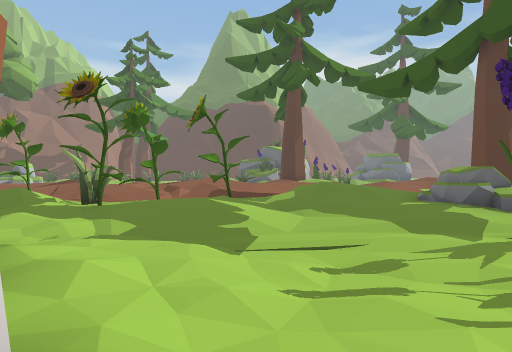
view 1 (above)

24 first-person views from a walk through a 3-D level made in the Unity game engine. The camera is 1.3 m above the floor, looks level and sees 75° across. The floor is counted in squares, 2 m on a side. Each view is taken from the middle of a square. On the plan, view 1 faces up. The plan holds only what a view shows up to about 10 squares ahead; the rest is blank. The place goes on beyond the plan. The player character is not drawn.

view 2
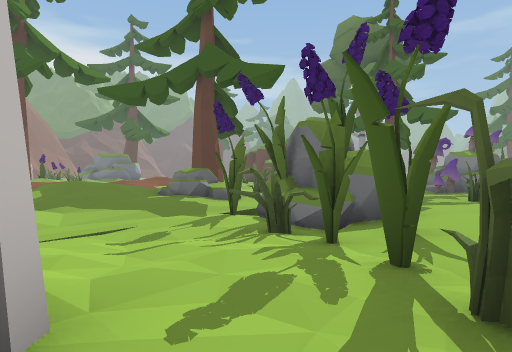

view 3
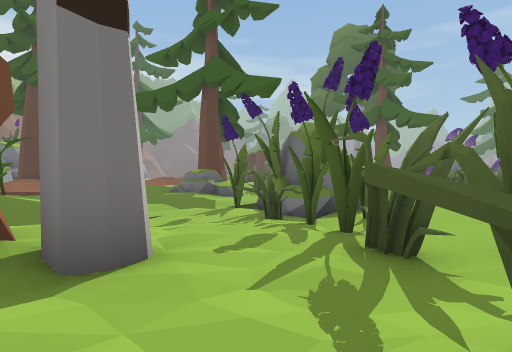

view 4
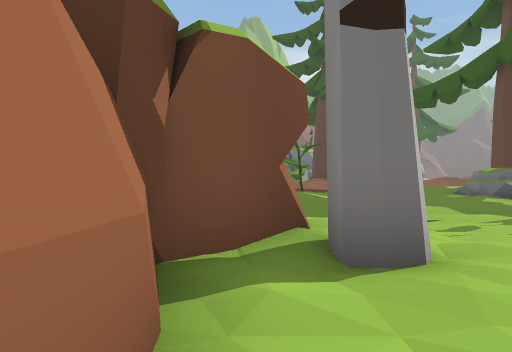

view 5
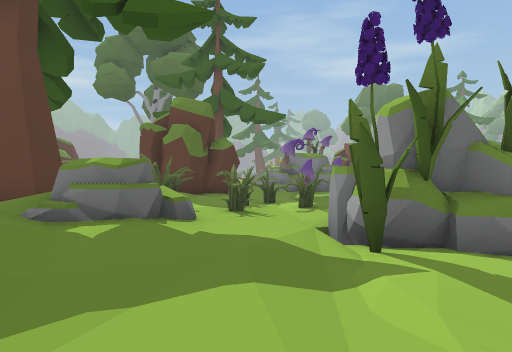

view 6
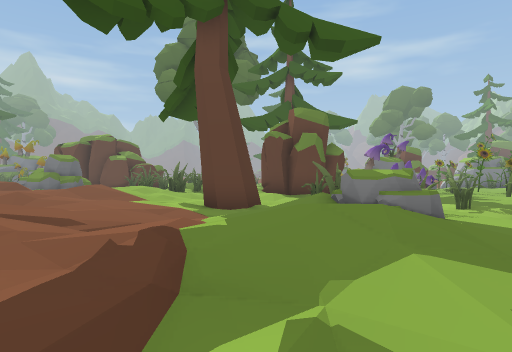

view 7
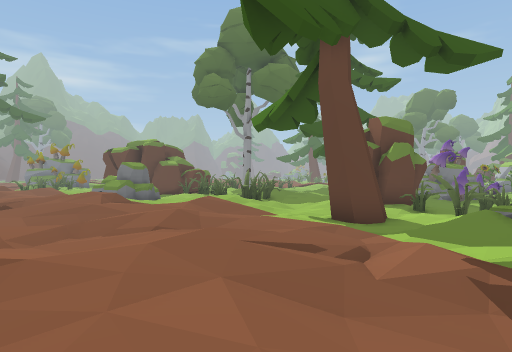

view 8
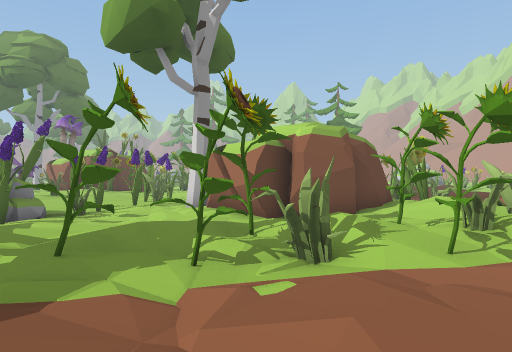

view 9
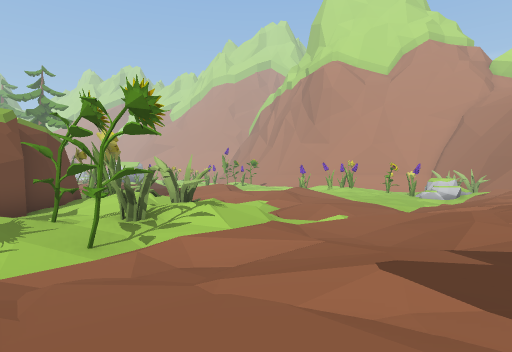

view 10
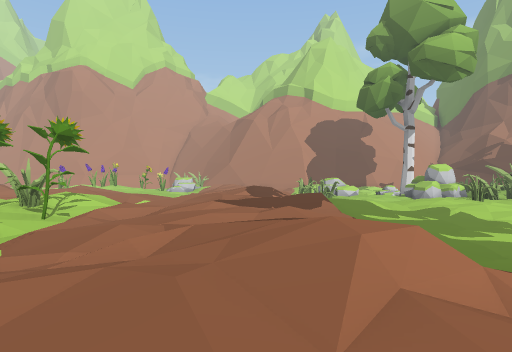

view 11
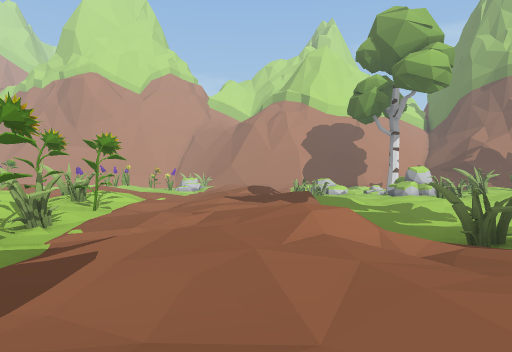

view 12
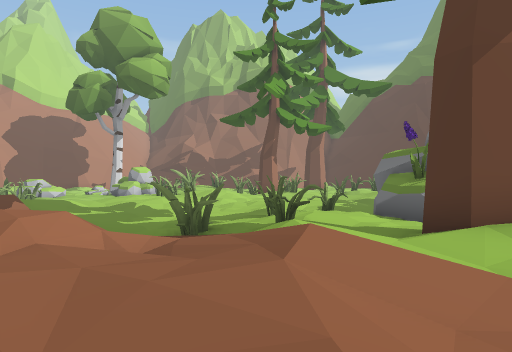

view 13
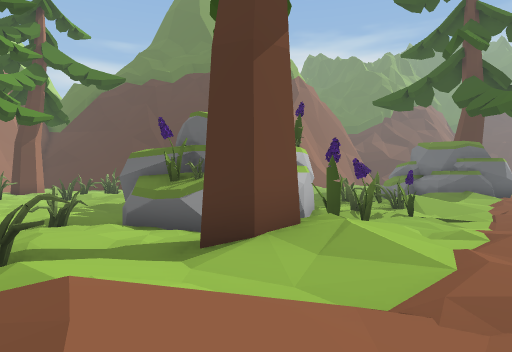

view 14
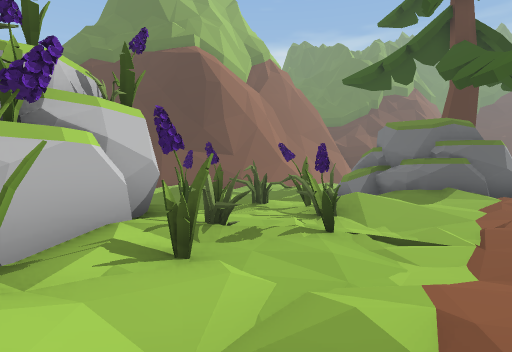

view 15
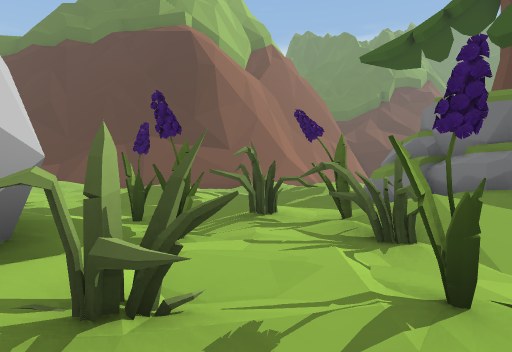

view 16
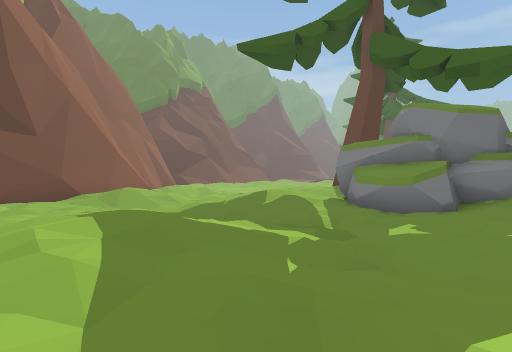

view 17
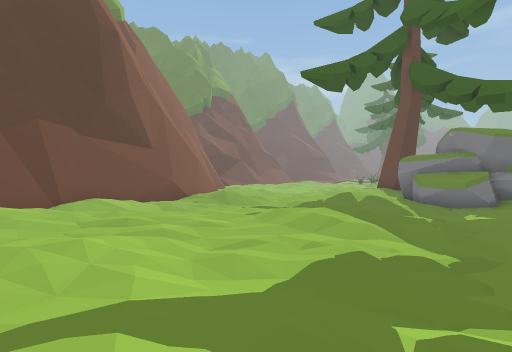

view 18
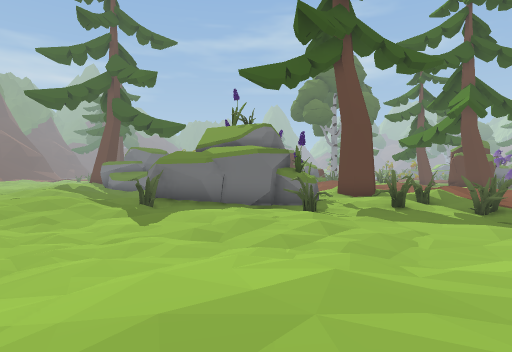

view 19
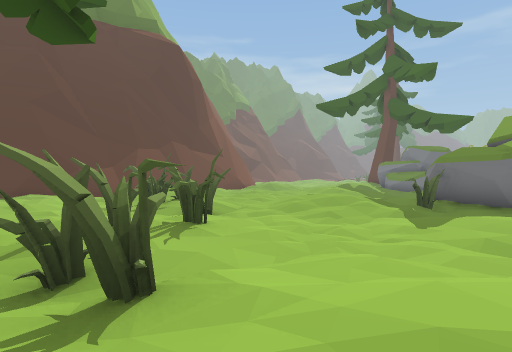

view 20
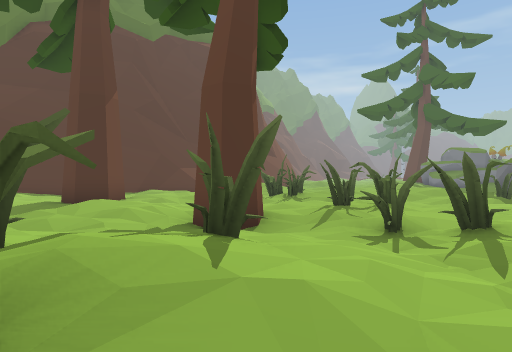

view 21
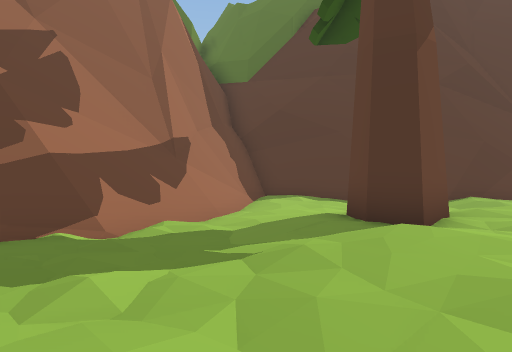

view 22
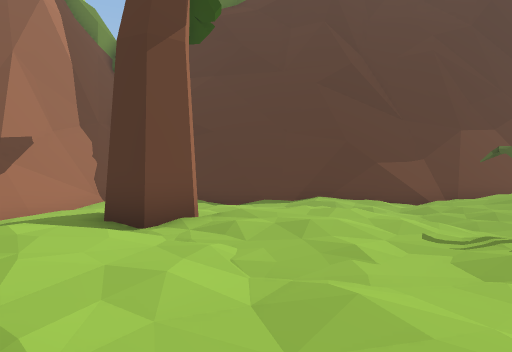

view 23
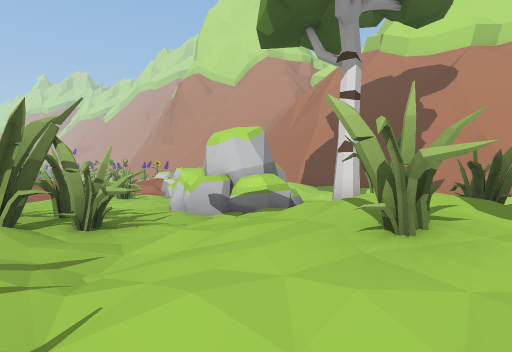

view 24
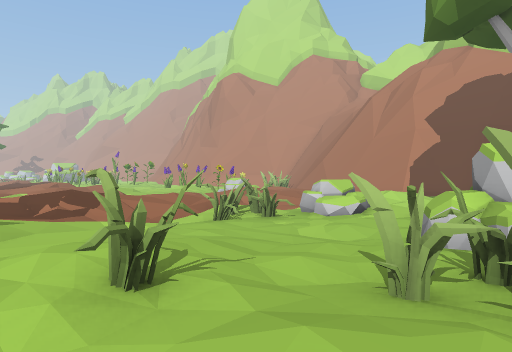

### Floor plan
Key: @ floor where view 1 was taken; # wall or solid block; x gap in a wall; . main floor; : floor 0.25 m higher than the main floor; - floor 0.25 m lower than the main floor; + floor 0.5 m higher than the main floor; _ floor 0.5 m lower than the main floor; * floor 0.75 m higher than the main floor; / step, stairs or slope; = window, fence, low wall or low ledge; ^ raised ledge; R rock.
Columns run from 16 left of view 1 to 10 right of it. Each row starts with its distance up from view 1.
 37                   ###
 36   #######    ######/.
 35   #/../#######/-..---/
 34   #------.--.::.--__-/.
 33  ##-----.--.:++..-   _-.
 32 ##_-.##..._.: :..--..-.:
 31 ##--.#....--  ..:....-//
 30 /----.--.-##  .....  -:+/.
 29 ----::.---## .:...+:.-..^#
 28  ---.:-_--x:....-.+:.---##
 27   --.---..#........./---##
 26    .--#...-.:++...---....##
 25   #:.--.:#.-.::...-#-#...:/
 24  #++#._#..---..## ..-.#+:..
 23   #+:--#---..---#  :#.#/.--
 22   ...-.:..-.:.--#  #..-_-.
 21  RR--#:+:.-...-##  #:--_-
 20   RR.#.:..-..-=-#####---.
 19   R--..#.-_----..###.---/:
 18 ---__-.:.--_--#:.. //-.:/+
 17 R/-__-...--_--.:..#*/..+**
 16 RR_-_-..---___##:::::..+//
 15 R###_--.:.--__#.://..::+
 14  ##__-.://./  //:++:./++
 13   ::///.++::++*/++++:::+/+
 12    ++*/+++:+:+*++::+:::/..
 11   +:++++::+::/:::../....--
 10  :::/.:..:/::..:..::.--#-.
  9  ..---...:/-.--../+../-#.-
  8   -..:-.//###_##./*+:/..-.#
  7    .::.://####//.::.R  #-##
  6     :/. #+.#/#::--..RR_-__-
  5      :. :.. ...--_---__##x#
  4         //.  -_____#/R_#___
  3         */.###--____RR ____
  2         #### ##--_#_RR __--
  1          #   ###--##_----#
  0              #--@#----.  #
 -1              #---#---
 -2               -#--

Positions as (right, up) in squares from view 1, and headings:
1: (0, 0), facing up
2: (-1, -1), facing up-right
3: (-2, -2), facing up-right
4: (-2, -2), facing up
5: (0, 5), facing right
6: (-1, 9), facing right
7: (-1, 12), facing right
8: (-3, 12), facing down
9: (-4, 12), facing down-left
10: (1, 12), facing left
11: (3, 12), facing left
12: (3, 12), facing up-left
13: (2, 13), facing up
14: (5, 17), facing up
15: (5, 20), facing up
16: (1, 25), facing up-right
17: (-3, 25), facing up-right
18: (-10, 21), facing right
19: (-10, 21), facing up-right
20: (-14, 22), facing up-right
21: (-13, 26), facing up
22: (-9, 26), facing up
23: (-10, 25), facing down-left
24: (-8, 21), facing down-left
